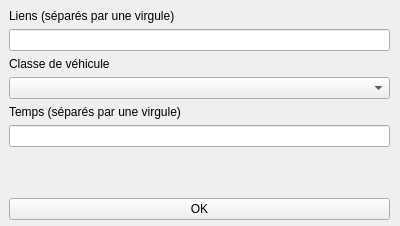
<?xml version="1.0" encoding="UTF-8"?>
<ui version="4.0">
 <class>Form</class>
 <widget class="QWidget" name="Form">
  <property name="geometry">
   <rect>
    <x>0</x>
    <y>0</y>
    <width>400</width>
    <height>226</height>
   </rect>
  </property>
  <property name="windowTitle">
   <string>Form</string>
  </property>
  <widget class="QWidget" name="verticalLayoutWidget">
   <property name="geometry">
    <rect>
     <x>9</x>
     <y>9</y>
     <width>381</width>
     <height>211</height>
    </rect>
   </property>
   <layout class="QVBoxLayout" name="verticalLayout">
    <item>
     <widget class="QLabel" name="label">
      <property name="text">
       <string>Liens (séparés par une virgule)</string>
      </property>
     </widget>
    </item>
    <item>
     <widget class="QLineEdit" name="links_LE"/>
    </item>
    <item>
     <widget class="QLabel" name="label_2">
      <property name="text">
       <string>Classe de véhicule</string>
      </property>
     </widget>
    </item>
    <item>
     <widget class="QComboBox" name="class_CB"/>
    </item>
    <item>
     <widget class="QLabel" name="label_3">
      <property name="text">
       <string>Temps (séparés par une virgule)</string>
      </property>
     </widget>
    </item>
    <item>
     <widget class="QLineEdit" name="times_LE"/>
    </item>
    <item>
     <spacer name="verticalSpacer">
      <property name="orientation">
       <enum>Qt::Vertical</enum>
      </property>
      <property name="sizeHint" stdset="0">
       <size>
        <width>20</width>
        <height>40</height>
       </size>
      </property>
     </spacer>
    </item>
    <item>
     <widget class="QLabel" name="message_LE">
      <property name="styleSheet">
       <string notr="true">color: rgb(255, 0, 0);</string>
      </property>
      <property name="text">
       <string/>
      </property>
     </widget>
    </item>
    <item>
     <spacer name="verticalSpacer_2">
      <property name="orientation">
       <enum>Qt::Vertical</enum>
      </property>
      <property name="sizeHint" stdset="0">
       <size>
        <width>20</width>
        <height>40</height>
       </size>
      </property>
     </spacer>
    </item>
    <item>
     <widget class="QPushButton" name="ok_button">
      <property name="text">
       <string>OK</string>
      </property>
     </widget>
    </item>
   </layout>
  </widget>
 </widget>
 <resources/>
 <connections/>
</ui>
